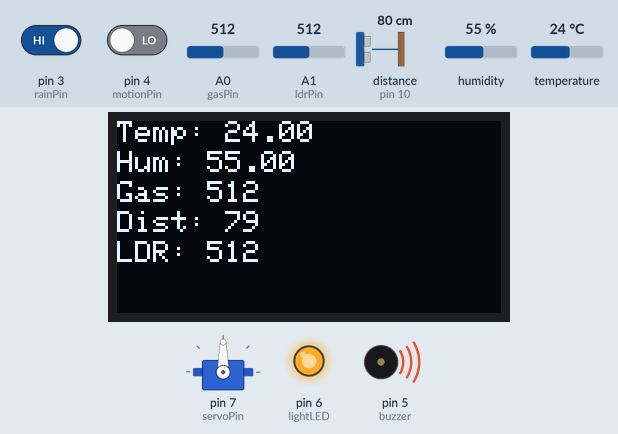
Recording of a sketch running on a simulated Arduino Uno, built with avr-gcc and run on an emulated ATmega328P. Shown: servo, 128×64 one-colour display, output pins drawn as LEDs (lit = HIGH), buzzer (waves = sounding, pin HIGH). Wiring (inferred from the names in the program): ultrasonic range finder: trigger pin 9; echo pin 10. Inputs (shaded band) come from the test bench; at power-on: A1 (ldrPin) = 512, pin 3 (rainPin) HIGH, A0 (gasPin) = 512, pin 4 (motionPin) LOW, distance to the obstacle (sensor on pin 10) 80 cm, humidity 55 %, temperature 24 °C. The echo pulse lasts 58.3 µs per cm; pins used as bus, display or sensor lines are not drawn.

Above: at 1.8 s.
1.9 s: A1 (ldrPin) set to 307
At 2.5 s:
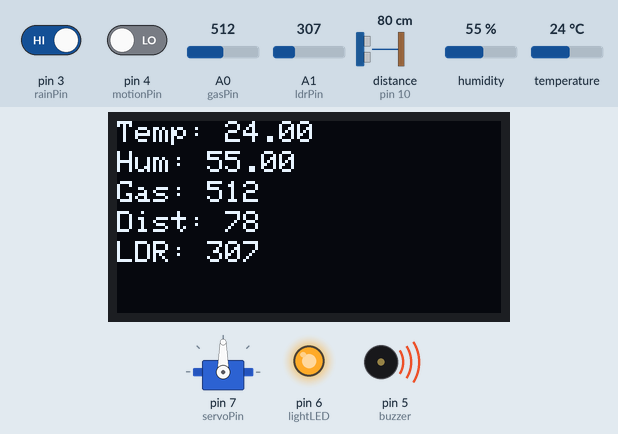
3.6 s: A1 (ldrPin) set to 285
At 5.3 s:
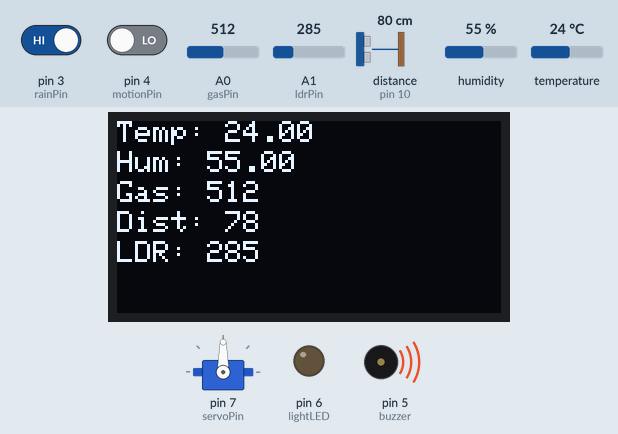
5.7 s: pin 3 (rainPin) driven LOW
At 6.8 s:
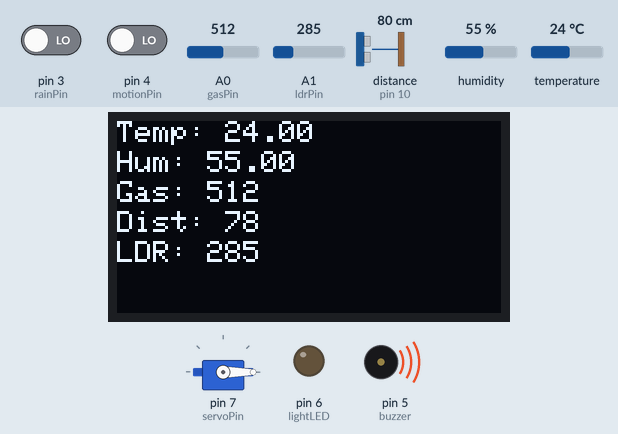
11.9 s: A0 (gasPin) set to 261
At 13.8 s:
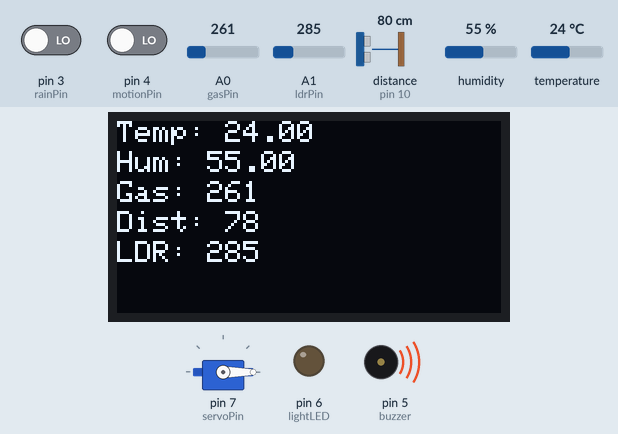
14.1 s: A0 (gasPin) set to 238
At 18.0 s:
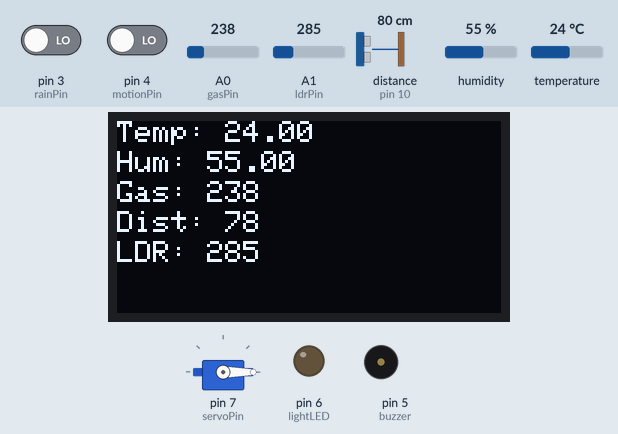
18.3 s: A1 (ldrPin) set to 716
At 20.6 s:
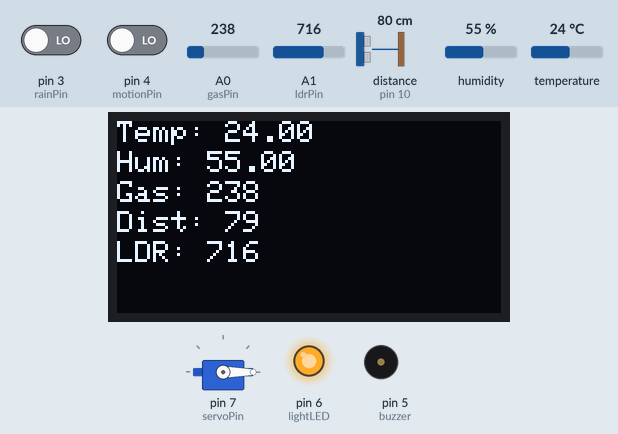
Timing chart, 0 to 22.1 s (numbered marks = the images above; inputs shaded):
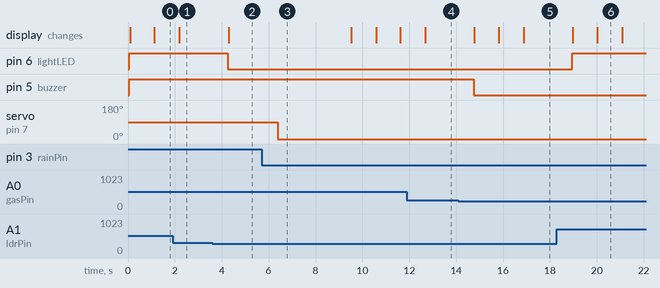

Measured:
- the behaviour switches between 300 and 299 on A1 (ldrPin) (found by bisection; images 1 and 2)
- the behaviour switches between 251 and 250 on A0 (gasPin) (found by bisection; images 4 and 5)
- after the input at 1.9 s, the display: changes after 0.29 s (image 1)
- after the input at 3.6 s, pin 6 (lightLED): HIGH → LOW after 0.66 s; the display: changes after 0.69 s (image 2)
- after the input at 5.7 s, servo on pin 7 (servoPin): 90° → 0° after 0.69 s
- after the input at 11.9 s, the display: changes after 0.78 s (image 4)
- after the input at 14.1 s, pin 5 (buzzer): HIGH → LOW after 0.65 s; the display: changes after 0.68 s (image 5)
- after the input at 18.3 s, pin 6 (lightLED): LOW → HIGH after 0.65 s; the display: first changes after 0.68 s (image 6 shows a later state)

The sketch:

smart_home_multipleSensor.ino
```cpp
#include <Wire.h>
#include <Adafruit_GFX.h>
#include <Adafruit_SSD1306.h>
#include <DHT.h>
#include <Servo.h>

#define SCREEN_WIDTH 128
#define SCREEN_HEIGHT 64

Adafruit_SSD1306 display(SCREEN_WIDTH, SCREEN_HEIGHT, &Wire, -1);

#define DHTPIN 2
#define DHTTYPE DHT11
DHT dht(DHTPIN, DHTTYPE);

Servo windowServo;

int gasPin = A0;
int ldrPin = A1;

int rainPin = 3;
int motionPin = 4;

int buzzer = 5;
int lightLED = 6;

int servoPin = 7;

int trig = 9;
int echo = 10;

long duration;
int distance;

void setup() {

Serial.begin(9600);

pinMode(rainPin, INPUT);
pinMode(motionPin, INPUT);
pinMode(buzzer, OUTPUT);
pinMode(lightLED, OUTPUT);

pinMode(trig, OUTPUT);
pinMode(echo, INPUT);

windowServo.attach(servoPin);

dht.begin();

display.begin(SSD1306_SWITCHCAPVCC, 0x3C);
display.clearDisplay();
}

void loop() {

float temp = dht.readTemperature();
float hum = dht.readHumidity();

int gasValue = analogRead(gasPin);
int ldrValue = analogRead(ldrPin);

int rainState = digitalRead(rainPin);
int motionState = digitalRead(motionPin);

digitalWrite(trig, LOW);
delayMicroseconds(2);

digitalWrite(trig, HIGH);
delayMicroseconds(10);
digitalWrite(trig, LOW);

duration = pulseIn(echo, HIGH);
distance = duration * 0.034 / 2;

if(gasValue > 250)
{
digitalWrite(buzzer, HIGH);
}
else
{
digitalWrite(buzzer, LOW);
}

if(motionState == HIGH)
{
digitalWrite(lightLED, HIGH);
}

if(rainState == LOW)
{
windowServo.write(0);
}
else
{
windowServo.write(90);
}

if(ldrValue < 300)
{
digitalWrite(lightLED, LOW);
}
else
{
digitalWrite(lightLED, HIGH);
}

display.clearDisplay();

display.setTextSize(1);
display.setTextColor(WHITE);

display.setCursor(0,0);
display.print("Temp: ");
display.print(temp);

display.setCursor(0,10);
display.print("Hum: ");
display.print(hum);

display.setCursor(0,20);
display.print("Gas: ");
display.print(gasValue);

display.setCursor(0,30);
display.print("Dist: ");
display.print(distance);

display.setCursor(0,40);
display.print("LDR: ");
display.print(ldrValue);

display.display();

delay(1000);
}
```
